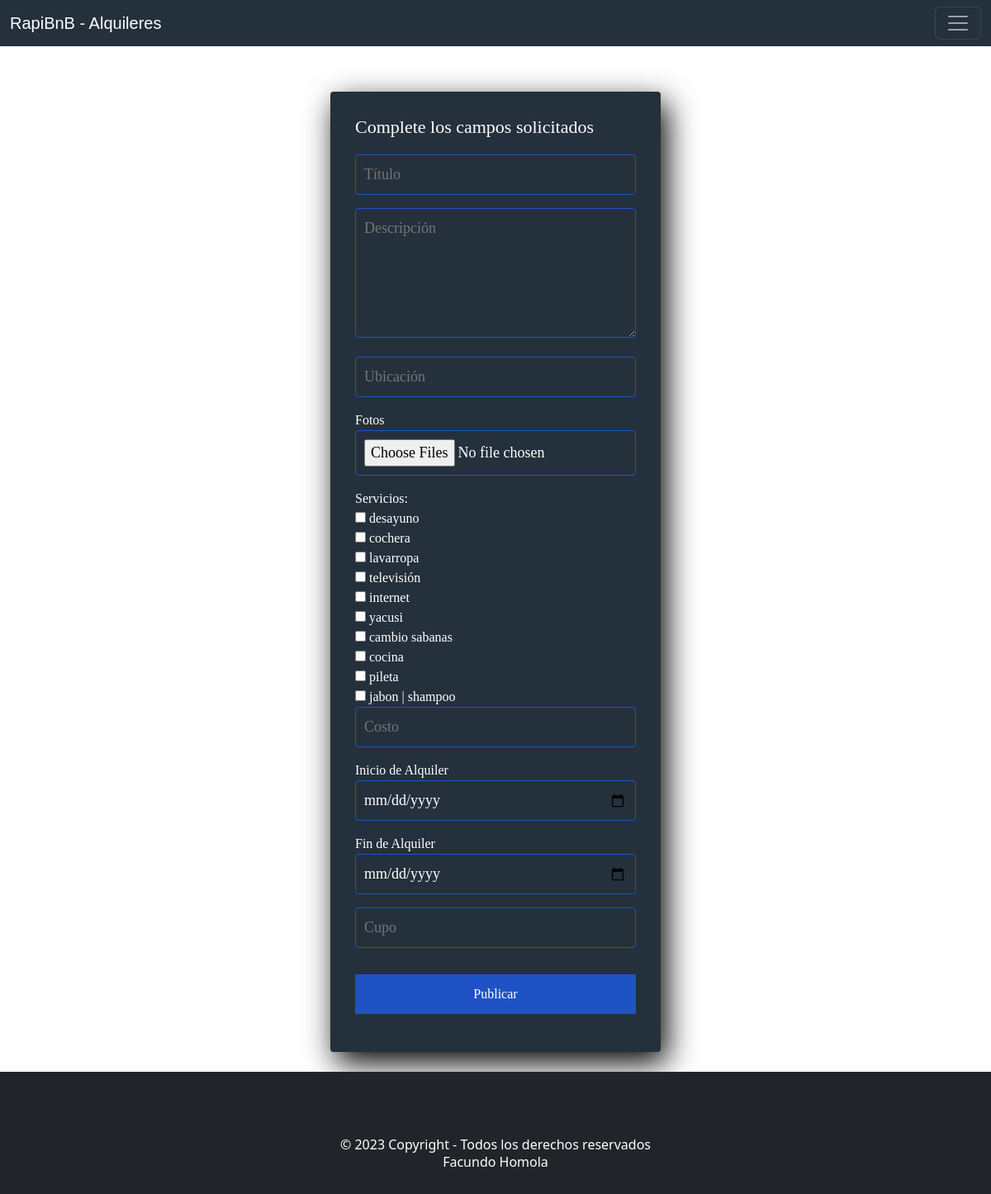
Screenshot of /alquiler/nuevoalquiler.php (signed in) with the database file from the repository.
### tables this page shows
CREATE TABLE `servicios` (
  `id_servicio` int(11) NOT NULL,
  `nombre_servicio` varchar(250) NOT NULL
);

### alquiler/nuevoalquiler.php (the view, shortened to what this page needs)
<!DOCTYPE html>
<html lang="en">
<head>
    <link href="./../css/bootstrap.min.css" type="text/css" rel="stylesheet">
    <link rel="stylesheet" href="./../css/style.css" type="text/css">
    <link href="./../css/bootstrap.min.css" type="text/css" rel="stylesheet">
</head>
<body>
<?php
    require('./../includes/header.php');
?>
<section>
  <form class="form-register" enctype="multipart/form-data" autocomplete="off" action="validaralquiler.php" method="post" name="form" id="form">
  <h4>Complete los campos solicitados</h4>
  <input class="controls" type="text" name="titulo" id="titulo" placeholder="Título">
  <textarea class="controls" name="descripcion" id="descripcion" placeholder="Descripción" cols="30" rows="5"></textarea>
    <input class="controls" type="text" name="ubicacion" id="ubicacion" placeholder="Ubicación">
    Fotos <input type="file" class="controls" name="archivo[]" id="archivo[]" multiple="">
    Servicios: <br>
    <?php
      $sql_servicios = "SELECT * FROM servicios";
      $consulta_servicios = mysqli_query($conexion, $sql_servicios);
      if ($consulta_servicios) {
        while ($mostrar_servicio = mysqli_fetch_array($consulta_servicios)) {
          $servicio = $mostrar_servicio['nombre_servicio'];
          ?>
          <input type="checkbox" name="servicios[]" value="<?php echo $servicio; ?>"> <?php echo $servicio; ?> <br>
          <?php
        }
      }else{
        echo "Ocurrio un error en la consulta <br>";
      }
    ?>
    <input type="number" name="costo" placeholder="Costo" class="controls">
    Inicio de Alquiler
    <input type="date" name="tminimo" placeholder="Tiempo minimo" class="controls">
    Fin de Alquiler
    <input type="date" name="tmaximo" placeholder="Tiempo máximo" class="controls">
    <input type="number" name="cupo" placeholder="Cupo" class="controls">
    <input class="botons" type="submit" value="Publicar">
  </form>
</section>
<?php
    require('./../includes/footer.php');
?>
</body>
</html>

### css/style.css (style rules this page uses)
* { margin: 0; padding: 0; box-sizing: border-box; }
.form-register { width: 400px; background: #24303c; padding: 30px; margin: auto; margin-top: 55px; border-radius: 4px; font-family: 'calibri'; color: white; box-shadow: 7px 13px 37px #000; }
.form-register h4 { font-size: 22px; margin-bottom: 20px; }
.controls { width: 100%; background: #24303c; padding: 10px; border-radius: 4px; margin-bottom: 16px; border: 1px solid #1f53c5; font-family: 'calibri'; font-size: 18px; color: white; }
.form-register .botons { width: 100%; background: #1f53c5; border: none; padding: 12px; color: white; margin: 16px 0; font-size: 16px; }

### rows the page displays
servicios: nombre_servicio "desayuno"
servicios: nombre_servicio "cochera"
servicios: nombre_servicio "lavarropa"
servicios: nombre_servicio "televisión"
servicios: nombre_servicio "internet"
servicios: nombre_servicio "yacusi"
servicios: nombre_servicio "cambio sabanas"
servicios: nombre_servicio "cocina"
servicios: nombre_servicio "pileta"
servicios: nombre_servicio "jabon | shampoo"
